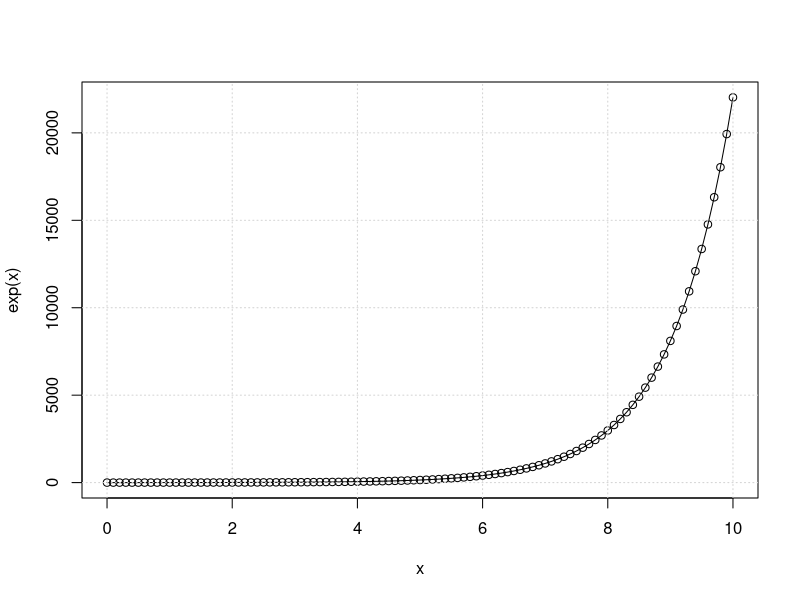
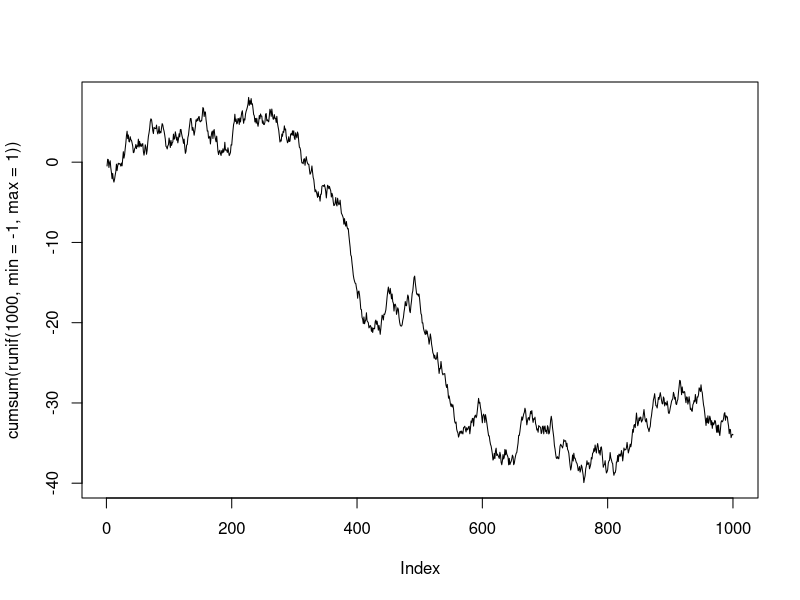
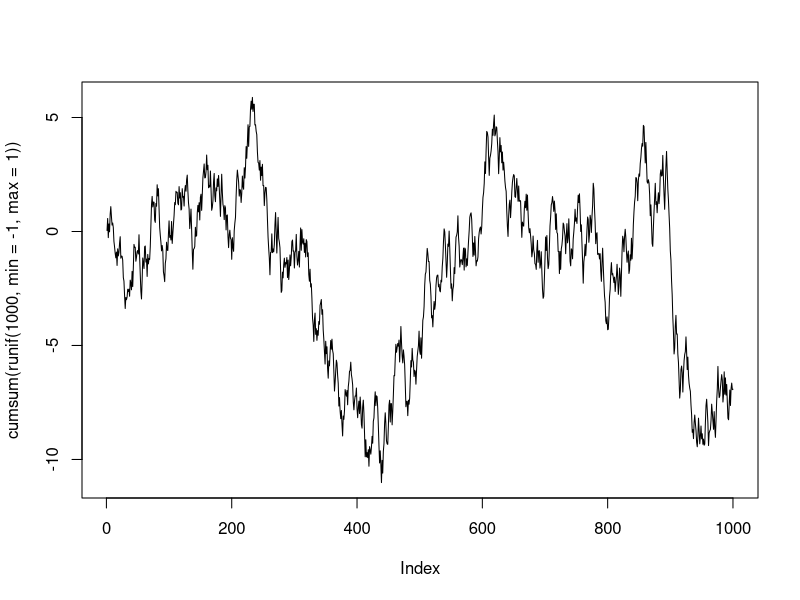

Source code (R) for these figures, in order:
## ---- chunk 1
x <- seq(0, 10, 0.1)
plot(x, exp(x), type = "o")
grid()
## ---- chunk 2
plot(cumsum(runif(1000, min = -1, max = 1)), type = "l")
## ---- chunk 3
plot(cumsum(runif(1000, min = -1, max = 1)), type = "l")
